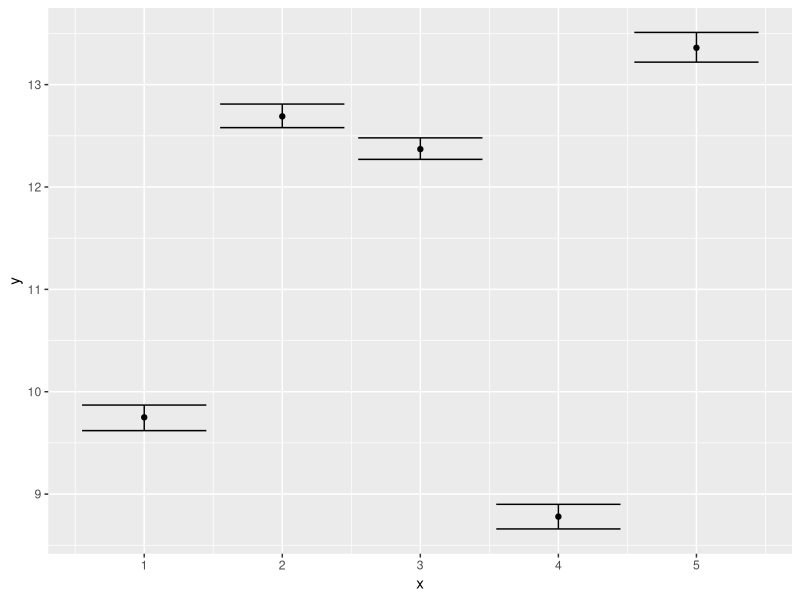

Reproduce this figure in R. (Note: this script raises an error after producing the figure.)
library(ggplot2)

###CI for five pizzas
data<- round(data.frame(x=1:5,y=c(9.75,12.69,12.37,8.78,13.36),lower=c(9.62,12.58,12.27,8.66,13.22),upper=c(9.87,12.81,12.48,8.90,13.51)),5)

ggplot(data,aes(x,y))+geom_point()+geom_errorbar((aes(ymin=lower,ymax=upper)))
+labs(x="Cheese Pizza        White Pizza         Margherita Pizza        Pizza        Hawaiian Pizza",y="Price")
+annotate("text",x=1.3,y=10.3,label="M=9.75")+annotate("text",x=2.3,y=13.2,label="M=12.69")
+annotate("text",x=3.3,y=13.1,label="M=12.37")+annotate("text",x=4.3,y=9.2,label="M=8.78")
+annotate("text",x=4.7,y=13.8,label="M=13.36")
+geom_bar(stat="identity",width=0.5,fill="#999999",color="black")


###CI for normal CI and decision tree CI
data<-round(data.frame(x=1:2,y=c(11.96,11.96),lower=c(8.53,8.53),upper=c(14.18,13.39)),4)
ggplot(data,aes(x,y))+geom_point()+geom_bar(stat="identity",width=0.5,fill="#999999",color="black")
+geom_errorbar((aes(ymin=lower,ymax=upper)))+labs(x="CI                                                  Decision tree CI",y="Pizza price")
+annotate("text",x=1,y=12.3,label="M=11.96")+annotate("text",x=2,y=12.3,label="M=11.96")
+annotate("text",x=1,y=14.4,label="14.18")+annotate("text",x=2,y=13.7,label="13.39")
+annotate("text",x=2,y=8.3,label="8.53")+annotate("text",x=1,y=8.3,label="8.53")


###CI for normal CI
data<-round(data.frame(x=1,y=c(11.96),lower=c(8.53),upper=c(14.18)),4)
ggplot(data,aes(x,y))+geom_bar(stat="identity",width=0.5,fill="#999999",color="black")
+geom_point()+geom_errorbar((aes(ymin=lower,ymax=upper)))
+annotate("text",x=1,y=8.3,label="8.53")
+annotate("text",x=1,y=14.4,label="14.18")
+annotate("text",x=1,y=12.3,label="M=11.96")+labs(x="CI",y="Pizza price")
